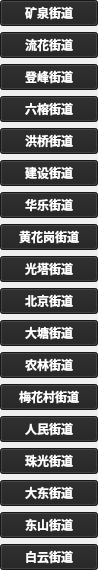
    <widget class="QWidget" name="street_YueXiu" native="true">
     <property name="geometry">
      <rect>
       <x>10</x>
       <y>155</y>
       <width>98</width>
       <height>461</height>
      </rect>
     </property>
     <layout class="QVBoxLayout" name="verticalLayout_6">
      <property name="leftMargin">
       <number>0</number>
      </property>
      <property name="topMargin">
       <number>0</number>
      </property>
      <property name="rightMargin">
       <number>0</number>
      </property>
      <property name="bottomMargin">
       <number>0</number>
      </property>
      <item>
       <widget class="QPushButton" name="yx1">
        <property name="font">
         <font>
          <family>思源黑体 CN Bold</family>
          <weight>75</weight>
          <bold>true</bold>
         </font>
        </property>
        <property name="styleSheet">
         <string notr="true">background-color: rgb(33, 33, 33);
color: rgb(255, 255, 255);</string>
        </property>
        <property name="text">
         <string>矿泉街道</string>
        </property>
       </widget>
      </item>
      <item>
       <widget class="QPushButton" name="yx2">
        <property name="font">
         <font>
          <family>思源黑体 CN Bold</family>
          <weight>75</weight>
          <bold>true</bold>
         </font>
        </property>
        <property name="styleSheet">
         <string notr="true">background-color: rgb(33, 33, 33);
color: rgb(255, 255, 255);</string>
        </property>
        <property name="text">
         <string>流花街道</string>
        </property>
       </widget>
      </item>
      <item>
       <widget class="QPushButton" name="yx3">
        <property name="font">
         <font>
          <family>思源黑体 CN Bold</family>
          <weight>75</weight>
          <bold>true</bold>
         </font>
        </property>
        <property name="styleSheet">
         <string notr="true">background-color: rgb(33, 33, 33);
color: rgb(255, 255, 255);</string>
        </property>
        <property name="text">
         <string>登峰街道</string>
        </property>
       </widget>
      </item>
      <item>
       <widget class="QPushButton" name="yx4">
        <property name="font">
         <font>
          <family>思源黑体 CN Bold</family>
          <weight>75</weight>
          <bold>true</bold>
         </font>
        </property>
        <property name="styleSheet">
         <string notr="true">background-color: rgb(33, 33, 33);
color: rgb(255, 255, 255);</string>
        </property>
        <property name="text">
         <string>六榕街道</string>
        </property>
       </widget>
      </item>
      <item>
       <widget class="QPushButton" name="yx5">
        <property name="font">
         <font>
          <family>思源黑体 CN Bold</family>
          <weight>75</weight>
          <bold>true</bold>
         </font>
        </property>
        <property name="styleSheet">
         <string notr="true">background-color: rgb(33, 33, 33);
color: rgb(255, 255, 255);</string>
        </property>
        <property name="text">
         <string>洪桥街道</string>
        </property>
       </widget>
      </item>
      <item>
       <widget class="QPushButton" name="yx6">
        <property name="font">
         <font>
          <family>思源黑体 CN Bold</family>
          <weight>75</weight>
          <bold>true</bold>
         </font>
        </property>
        <property name="styleSheet">
         <string notr="true">background-color: rgb(33, 33, 33);
color: rgb(255, 255, 255);</string>
        </property>
        <property name="text">
         <string>建设街道</string>
        </property>
       </widget>
      </item>
      <item>
       <widget class="QPushButton" name="yx7">
        <property name="font">
         <font>
          <family>思源黑体 CN Bold</family>
          <weight>75</weight>
          <bold>true</bold>
         </font>
        </property>
        <property name="styleSheet">
         <string notr="true">background-color: rgb(33, 33, 33);
color: rgb(255, 255, 255);</string>
        </property>
        <property name="text">
         <string>华乐街道</string>
        </property>
       </widget>
      </item>
      <item>
       <widget class="QPushButton" name="yx8">
        <property name="font">
         <font>
          <family>思源黑体 CN Bold</family>
          <weight>75</weight>
          <bold>true</bold>
         </font>
        </property>
        <property name="styleSheet">
         <string notr="true">background-color: rgb(33, 33, 33);
color: rgb(255, 255, 255);</string>
        </property>
        <property name="text">
         <string>黄花岗街道</string>
        </property>
       </widget>
      </item>
      <item>
       <widget class="QPushButton" name="yx9">
        <property name="font">
         <font>
          <family>思源黑体 CN Bold</family>
          <weight>75</weight>
          <bold>true</bold>
         </font>
        </property>
        <property name="styleSheet">
         <string notr="true">background-color: rgb(33, 33, 33);
color: rgb(255, 255, 255);</string>
        </property>
        <property name="text">
         <string>光塔街道</string>
        </property>
       </widget>
      </item>
      <item>
       <widget class="QPushButton" name="yx10">
        <property name="font">
         <font>
          <family>思源黑体 CN Bold</family>
          <weight>75</weight>
          <bold>true</bold>
         </font>
        </property>
        <property name="styleSheet">
         <string notr="true">background-color: rgb(33, 33, 33);
color: rgb(255, 255, 255);</string>
        </property>
        <property name="text">
         <string>北京街道</string>
        </property>
       </widget>
      </item>
      <item>
       <widget class="QPushButton" name="yx11">
        <property name="font">
         <font>
          <family>思源黑体 CN Bold</family>
          <weight>75</weight>
          <bold>true</bold>
         </font>
        </property>
        <property name="styleSheet">
         <string notr="true">background-color: rgb(33, 33, 33);
color: rgb(255, 255, 255);</string>
        </property>
        <property name="text">
         <string>大塘街道</string>
        </property>
       </widget>
      </item>
      <item>
       <widget class="QPushButton" name="yx12">
        <property name="font">
         <font>
          <family>思源黑体 CN Bold</family>
          <weight>75</weight>
          <bold>true</bold>
         </font>
        </property>
        <property name="styleSheet">
         <string notr="true">background-color: rgb(33, 33, 33);
color: rgb(255, 255, 255);</string>
        </property>
        <property name="text">
         <string>农林街道</string>
        </property>
       </widget>
      </item>
      <item>
       <widget class="QPushButton" name="yx13">
        <property name="font">
         <font>
          <family>思源黑体 CN Bold</family>
          <weight>75</weight>
          <bold>true</bold>
         </font>
        </property>
        <property name="styleSheet">
         <string notr="true">background-color: rgb(33, 33, 33);
color: rgb(255, 255, 255);</string>
        </property>
        <property name="text">
         <string>梅花村街道</string>
        </property>
       </widget>
      </item>
      <item>
       <widget class="QPushButton" name="yx14">
        <property name="font">
         <font>
          <family>思源黑体 CN Bold</family>
          <weight>75</weight>
          <bold>true</bold>
         </font>
        </property>
        <property name="styleSheet">
         <string notr="true">background-color: rgb(33, 33, 33);
color: rgb(255, 255, 255);</string>
        </property>
        <property name="text">
         <string>人民街道</string>
        </property>
       </widget>
      </item>
      <item>
       <widget class="QPushButton" name="yx15">
        <property name="font">
         <font>
          <family>思源黑体 CN Bold</family>
          <weight>75</weight>
          <bold>true</bold>
         </font>
        </property>
        <property name="styleSheet">
         <string notr="true">background-color: rgb(33, 33, 33);
color: rgb(255, 255, 255);</string>
        </property>
        <property name="text">
         <string>珠光街道</string>
        </property>
       </widget>
      </item>
      <item>
       <widget class="QPushButton" name="yx16">
        <property name="font">
         <font>
          <family>思源黑体 CN Bold</family>
          <weight>75</weight>
          <bold>true</bold>
         </font>
        </property>
        <property name="styleSheet">
         <string notr="true">background-color: rgb(33, 33, 33);
color: rgb(255, 255, 255);</string>
        </property>
        <property name="text">
         <string>大东街道</string>
        </property>
       </widget>
      </item>
      <item>
       <widget class="QPushButton" name="yx17">
        <property name="font">
         <font>
          <family>思源黑体 CN Bold</family>
          <weight>75</weight>
          <bold>true</bold>
         </font>
        </property>
        <property name="styleSheet">
         <string notr="true">background-color: rgb(33, 33, 33);
color: rgb(255, 255, 255);</string>
        </property>
        <property name="text">
         <string>东山街道</string>
        </property>
       </widget>
      </item>
      <item>
       <widget class="QPushButton" name="yx18">
        <property name="font">
         <font>
          <family>思源黑体 CN Bold</family>
          <weight>75</weight>
          <bold>true</bold>
         </font>
        </property>
        <property name="styleSheet">
         <string notr="true">background-color: rgb(33, 33, 33);
color: rgb(255, 255, 255);</string>
        </property>
        <property name="text">
         <string>白云街道</string>
        </property>
       </widget>
      </item>
     </layout>
    </widget>
